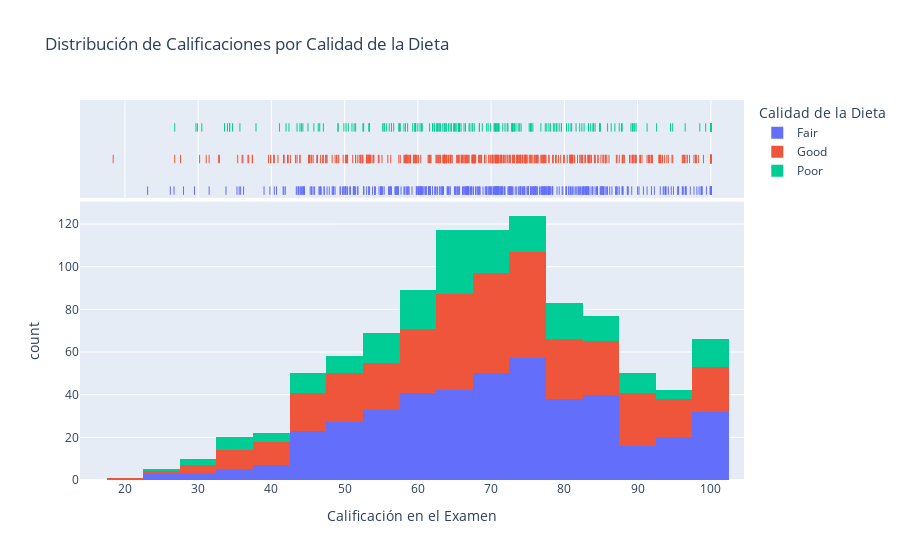

The notebook cell this image was saved under:
### Markdown cell above
#### <b> Conclusiones: </b> la existencia o no de un trabajo a media jornada tampoco indice en las notas. Sí observamos que aquellos alumnos que sí tienen un trabajo a media jornada tienen notas mínimas más altas y también notas máximas más altas. Esto puede deberse a que tengan un sentido de la responsabilidad más alto y una mayor conciencia del esfuerzo, ya que no tienen notas por debajo del 2, cosa que sí pasa en aquellos alumnos que no tienen trabajo. Sin embargo, en el groso de alumnos, las media de calificaciones no se ve afectada por esta variable.

### Code cell
# Compara calificaciones por calidad de dieta
fig = px.histogram(
    df,
    x="exam_score",
    color="diet_quality",
    marginal="rug",  # Can be "rug", "box", "violin"
    hover_data=df.columns,
    title="Distribución de Calificaciones por Calidad de la Dieta",
    labels={'exam_score': 'Calificación en el Examen', 'diet_quality': 'Calidad de la Dieta'}
)
fig.show()

### Figure 1 — Plotly figure (JSON) as saved in the notebook; plotly's stock layout.template omitted (floating-point values rounded to 4 significant figures; data arrays with more than 128 entries replaced by an {"elided": "..."} marker saying what was removed)
{"data": [{"bingroup": "x", "hovertemplate": "Calidad de la Dieta=Fair<br>Calificación en el Examen=%{x}<br>count=%{y}<extra></extra>", "legendgroup": "Fair", "marker": {"color": "#636efa", "pattern": {"shape": ""}}, "name": "Fair", "orientation": "v", "showlegend": true, "type": "histogram", "x": {"elided": "437 float values"}, "xaxis": "x", "yaxis": "y"}, {"boxpoints": "all", "customdata": {"elided": "437x16 mixed values"}, "fillcolor": "rgba(255,255,255,0)", "hoveron": "points", "hovertemplate": "Calidad de la Dieta=%{customdata[9]}<br>Calificación en el Examen=%{x}<br>student_id=%{customdata[0]}<br>age=%{customdata[1]}<br>gender=%{customdata[2]}<br>study_hours_per_day=%{customdata[3]}<br>social_media_hours=%{customdata[4]}<br>netflix_hours=%{customdata[5]}<br>part_time_job=%{customdata[6]}<br>attendance_percentage=%{customdata[7]}<br>sleep_hours=%{customdata[8]}<br>exercise_frequency=%{customdata[10]}<br>parental_education_level=%{customdata[11]}<br>internet_quality=%{customdata[12]}<br>mental_health_rating=%{customdata[13]}<br>extracurricular_participation=%{customdata[14]}<br>social_media_category=%{customdata[15]}<extra></extra>", "jitter": 0, "legendgroup": "Fair", "line": {"color": "rgba(255,255,255,0)"}, "marker": {"color": "#636efa", "symbol": "line-ns-open"}, "name": "Fair", "showlegend": false, "type": "box", "x": {"elided": "437 float values"}, "xaxis": "x2", "yaxis": "y2"}, {"bingroup": "x", "hovertemplate": "Calidad de la Dieta=Good<br>Calificación en el Examen=%{x}<br>count=%{y}<extra></extra>", "legendgroup": "Good", "marker": {"color": "#EF553B", "pattern": {"shape": ""}}, "name": "Good", "orientation": "v", "showlegend": true, "type": "histogram", "x": {"elided": "378 float values"}, "xaxis": "x", "yaxis": "y"}, {"boxpoints": "all", "customdata": {"elided": "378x16 mixed values"}, "fillcolor": "rgba(255,255,255,0)", "hoveron": "points", "hovertemplate": "Calidad de la Dieta=%{customdata[9]}<br>Calificación en el Examen=%{x}<br>student_id=%{customdata[0]}<br>age=%{customdata[1]}<br>gender=%{customdata[2]}<br>study_hours_per_day=%{customdata[3]}<br>social_media_hours=%{customdata[4]}<br>netflix_hours=%{customdata[5]}<br>part_time_job=%{customdata[6]}<br>attendance_percentage=%{customdata[7]}<br>sleep_hours=%{customdata[8]}<br>exercise_frequency=%{customdata[10]}<br>parental_education_level=%{customdata[11]}<br>internet_quality=%{customdata[12]}<br>mental_health_rating=%{customdata[13]}<br>extracurricular_participation=%{customdata[14]}<br>social_media_category=%{customdata[15]}<extra></extra>", "jitter": 0, "legendgroup": "Good", "line": {"color": "rgba(255,255,255,0)"}, "marker": {"color": "#EF553B", "symbol": "line-ns-open"}, "name": "Good", "showlegend": false, "type": "box", "x": {"elided": "378 float values"}, "xaxis": "x2", "yaxis": "y2"}, {"bingroup": "x", "hovertemplate": "Calidad de la Dieta=Poor<br>Calificación en el Examen=%{x}<br>count=%{y}<extra></extra>", "legendgroup": "Poor", "marker": {"color": "#00cc96", "pattern": {"shape": ""}}, "name": "Poor", "orientation": "v", "showlegend": true, "type": "histogram", "x": {"elided": "185 float values"}, "xaxis": "x", "yaxis": "y"}, {"boxpoints": "all", "customdata": {"elided": "185x16 mixed values"}, "fillcolor": "rgba(255,255,255,0)", "hoveron": "points", "hovertemplate": "Calidad de la Dieta=%{customdata[9]}<br>Calificación en el Examen=%{x}<br>student_id=%{customdata[0]}<br>age=%{customdata[1]}<br>gender=%{customdata[2]}<br>study_hours_per_day=%{customdata[3]}<br>social_media_hours=%{customdata[4]}<br>netflix_hours=%{customdata[5]}<br>part_time_job=%{customdata[6]}<br>attendance_percentage=%{customdata[7]}<br>sleep_hours=%{customdata[8]}<br>exercise_frequency=%{customdata[10]}<br>parental_education_level=%{customdata[11]}<br>internet_quality=%{customdata[12]}<br>mental_health_rating=%{customdata[13]}<br>extracurricular_participation=%{customdata[14]}<br>social_media_category=%{customdata[15]}<extra></extra>", "jitter": 0, "legendgroup": "Poor", "line": {"color": "rgba(255,255,255,0)"}, "marker": {"color": "#00cc96", "symbol": "line-ns-open"}, "name": "Poor", "showlegend": false, "type": "box", "x": {"elided": "185 float values"}, "xaxis": "x2", "yaxis": "y2"}], "layout": {"barmode": "relative", "legend": {"title": {"text": "Calidad de la Dieta"}, "tracegroupgap": 0}, "title": {"text": "Distribución de Calificaciones por Calidad de la Dieta"}, "xaxis": {"anchor": "y", "domain": [0, 1], "title": {"text": "Calificación en el Examen"}}, "xaxis2": {"anchor": "y2", "domain": [0, 1], "matches": "x", "showgrid": true, "showticklabels": false}, "yaxis": {"anchor": "x", "domain": [0, 0.7326], "title": {"text": "count"}}, "yaxis2": {"anchor": "x2", "domain": [0.7426, 1], "matches": "y2", "showgrid": false, "showline": false, "showticklabels": false, "ticks": ""}}}
